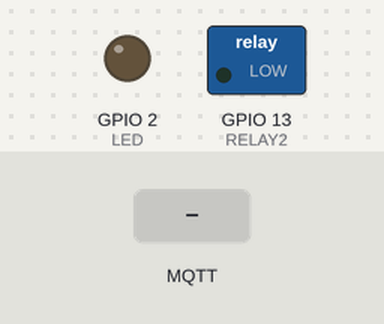
A sketch run on a simulated ESP8266 (NodeMCU). Parts: switched loads named in the sketch (green lamp = pin HIGH), output pins drawn as LEDs (lit = HIGH). The inputs (shaded band) are chosen by the test bench. WiFi joins after 1.5 s; servers stay silent unless stated; no MQTT or app messages arrive unless stated; what the sketch prints to the serial monitor is not drawn.

Above: at 2.7 s.
2.8 s: MQTT message "0" arrives on the first subscribed topic
At 3.5 s:
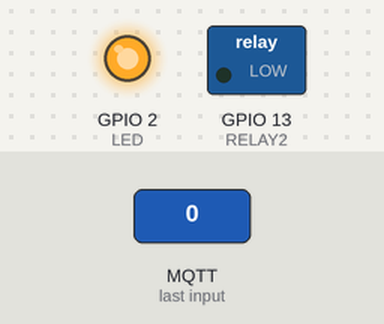
4.3 s: MQTT message "0" arrives on the second subscribed topic
At 4.7 s:
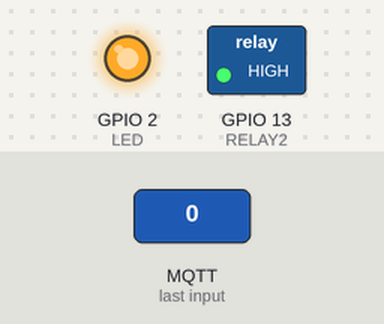
5.8 s: MQTT message "1" arrives on the first subscribed topic
At 7.0 s:
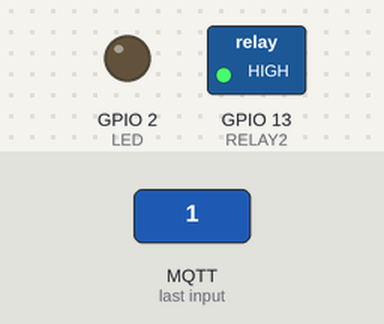
7.3 s: MQTT message "2" arrives on the first subscribed topic
At 8.1 s:
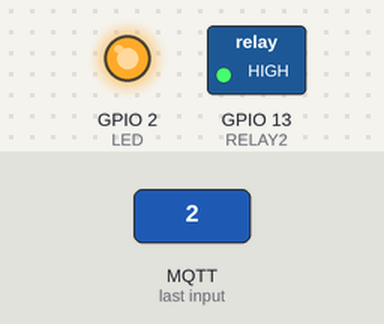
8.8 s: MQTT message "1" arrives on the second subscribed topic
At 9.3 s:
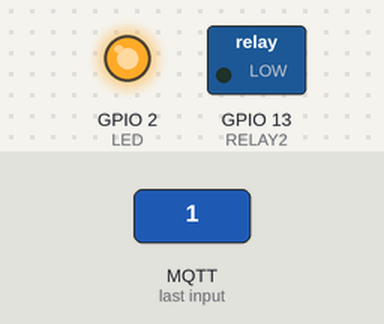
Timing chart, 0 to 11.3 s (numbered marks = the images above; inputs shaded):
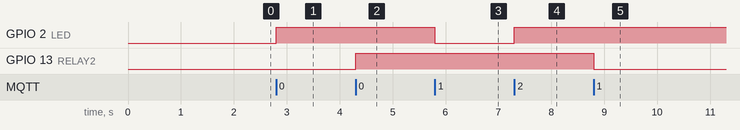

The sketch:

MQTT_Relay_Control.ino
```cpp
#include <ESP8266WiFi.h>
#include <PubSubClient.h>

const char* ssid = "SSID";
const char* password = "PASSWORD";
const char* mqtt_server = "192.168.1.102";
#define LED 2
#define RELAY1 2
#define RELAY2 13
#define StatusUpdateDelay 2000
#define scene "livingRoom/tree"
#define outTopic "church/relay1/status"
#define inTopic "church/relay1/value"
#define relay1Topic "church/relay1/value"
#define relay2Topic "church/relay2/value"

WiFiClient espClient;
PubSubClient client(espClient);
long lastMsg = 0;
char msg[50];
int value = 0;
int Relay1Status = 0;
int Relay2Status = 0;

void setup_wifi() {
  delay(10);
  // We start by connecting to a WiFi network
  Serial.println();
  Serial.print("Connecting to ");
  Serial.println(ssid);

  WiFi.begin(ssid, password);

  while (WiFi.status() != WL_CONNECTED) {
    delay(500);
    Serial.print(".");
  }

  Serial.println("");
  Serial.println("WiFi connected");
  Serial.println("IP address: ");
  Serial.println(WiFi.localIP());
}

void callback(char* topic, byte* payload, unsigned int length) {
  /*
  Serial.print("Message arrived [");
  Serial.print(topic);
  Serial.print("] ");
  for (int i = 0; i < length; i++) {
    Serial.print((char)payload[i]);
  }
  Serial.println();
  */

  if(String(topic) == String("church/relay1/value")) {
    // Switch on the LED if an 1 was received as first character
    if ((char)payload[0] == '1') {
      digitalWrite(RELAY1, LOW);
      Relay1Status = 1;
    } else {
      digitalWrite(RELAY1, HIGH);
      Relay1Status = 0;
    }
  }
  if(String(topic) == String("church/relay2/value")) {
    // Switch on the LED if an 1 was received as first character
    if ((char)payload[0] == '1') {
      digitalWrite(RELAY2, LOW);
      Relay2Status = 1;
    } else {
      digitalWrite(RELAY2, HIGH);
      Relay2Status = 0;
    }
  }

}

void reconnect() {
  // Loop until we're reconnected
  while (!client.connected()) {
    Serial.print("Attempting MQTT connection...");
    // Attempt to connect
    if (client.connect("ESP8266Client")) {
      Serial.println("connected");
      // Once connected, publish an announcement...
      client.publish(outTopic, "Reconnecting");
      // ... and resubscribe
      //client.subscribe(inTopic);
      client.subscribe(relay1Topic);
      client.subscribe(relay2Topic);
    } else {
      Serial.print("failed, rc=");
      Serial.print(client.state());
      Serial.println(" try again in 5 seconds");
      // Wait 5 seconds before retrying
      delay(5000);
    }
  }
}

void setup() {
  pinMode(LED, OUTPUT);     // Initialize the BUILTIN_LED pin as an output
  pinMode(RELAY1, OUTPUT);     // Initialize the RELAY 1 pin as an output
  pinMode(RELAY2, OUTPUT);     // Initialize the RELAY 2 pin as an output
  Serial.begin(115200);
  setup_wifi();
  client.setServer(mqtt_server, 1883);
  client.setCallback(callback);
}

void loop() {

  if (!client.connected()) {
    reconnect();
  }
  client.loop();

  long now = millis();
  /*
  if (now - lastMsg > StatusUpdateDelay) {
    lastMsg = now;
    Serial.println("Updating status topic: ");
    snprintf (msg, 75, "%s = %d", scene, Relay1Status);
    client.publish(outTopic, msg);
  }
  */
}
```

Measured:
- after the input at 2.8 s, GPIO 2 (LED): LOW → HIGH at once
- after the input at 4.3 s, GPIO 13 (RELAY2): LOW → HIGH at once
- after the input at 5.8 s, GPIO 2 (LED): HIGH → LOW at once
- after the input at 7.3 s, GPIO 2 (LED): LOW → HIGH at once
- after the input at 8.8 s, GPIO 13 (RELAY2): HIGH → LOW at once
